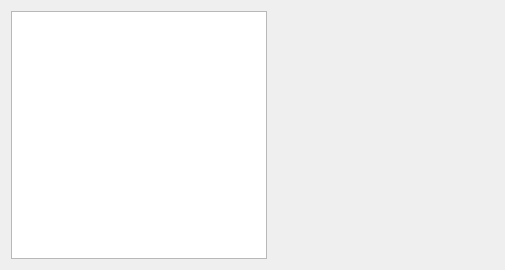
<?xml version="1.0" encoding="utf-8"?>
<ui version="4.0">
 <author>
    SPDX-FileCopyrightText: none
    SPDX-License-Identifier: GPL-3.0-or-later
  </author>
 <class>KisOpenPaneBase</class>
 <widget class="QWidget" name="KisOpenPaneBase">
  <property name="geometry">
   <rect>
    <x>0</x>
    <y>0</y>
    <width>505</width>
    <height>270</height>
   </rect>
  </property>
  <property name="sizePolicy">
   <sizepolicy hsizetype="Preferred" vsizetype="Minimum">
    <horstretch>0</horstretch>
    <verstretch>0</verstretch>
   </sizepolicy>
  </property>
  <layout class="QGridLayout" name="gridLayout">
   <item column="0" row="0">
    <layout class="QVBoxLayout" name="verticalLayout">
     <item>
      <widget class="QTreeWidget" name="m_sectionList">
       <property name="sizePolicy">
        <sizepolicy hsizetype="Expanding" vsizetype="MinimumExpanding">
         <horstretch>0</horstretch>
         <verstretch>0</verstretch>
        </sizepolicy>
       </property>
       <property name="minimumSize">
        <size>
         <width>170</width>
         <height>0</height>
        </size>
       </property>
       <property name="iconSize">
        <size>
         <width>48</width>
         <height>48</height>
        </size>
       </property>
       <property name="rootIsDecorated">
        <bool>false</bool>
       </property>
       <property name="uniformRowHeights">
        <bool>false</bool>
       </property>
       <property name="sortingEnabled">
        <bool>true</bool>
       </property>
       <property name="allColumnsShowFocus">
        <bool>true</bool>
       </property>
       <attribute name="headerVisible">
        <bool>false</bool>
       </attribute>
       <column>
        <property name="text">
         <string notr="true">1</string>
        </property>
       </column>
      </widget>
     </item>
    </layout>
   </item>
   <item column="1" row="0">
    <widget class="QStackedWidget" name="m_widgetStack">
     <property name="enabled">
      <bool>true</bool>
     </property>
     <property name="sizePolicy">
      <sizepolicy hsizetype="Preferred" vsizetype="Minimum">
       <horstretch>1</horstretch>
       <verstretch>0</verstretch>
      </sizepolicy>
     </property>
     <widget class="QWidget" name="WStackPage"/>
    </widget>
   </item>
  </layout>
 </widget>
 <resources/>
 <connections/>
</ui>
